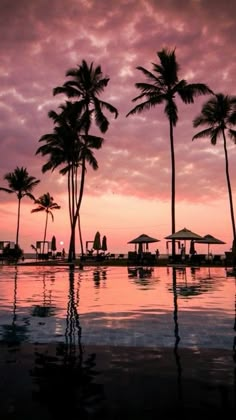
#> input picture images/foto.jpg, 236 x 420 px, found by its file name
$ python wavelet.py
#> lines starting #> are read from the running program, lines starting #| are printed output that depends on the picture
import cv2
import pywt
import numpy as np
import matplotlib.pyplot as plt

# Load gambar grayscale
img = cv2.imread('images/foto.jpg', 0)
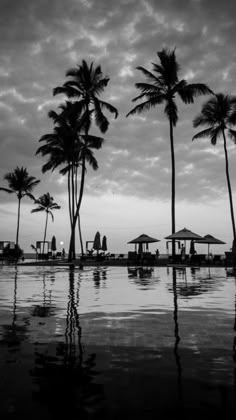
#> img: shape (420, 236); min 0, max 248, mean 96.7

if img is None:
    print("File gambar tidak ditemukan!")
    exit()

# ======================
# DWT (Wavelet Haar)
# ======================
coeffs2 = pywt.dwt2(img, 'haar')
LL, (LH, HL, HH) = coeffs2
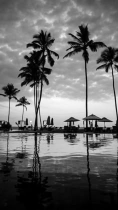
#> LL: shape (210, 118) float64; min 0, max 459.5, mean 193.4; drawn with min black and max white
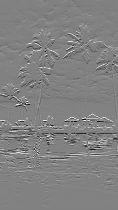
#> LH: shape (210, 118) float64; min -126.5, max 122, mean 0.1; drawn with min black and max white
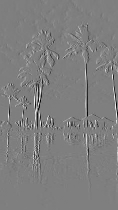
#> HL: shape (210, 118) float64; min -148, max 148.5, mean -0.1; drawn with min black and max white
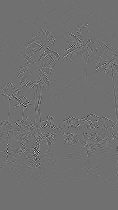
#> HH: shape (210, 118) float64; min -53.5, max 67.5, mean 0; drawn with min black and max white

# ======================
# DENOISING (threshold detail)
# ======================
threshold = 20  # bisa diatur (semakin besar = makin halus)

LH_d = pywt.threshold(LH, threshold, mode='soft')
HL_d = pywt.threshold(HL, threshold, mode='soft')
HH_d = pywt.threshold(HH, threshold, mode='soft')
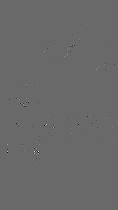
#> HH_d: shape (210, 118) float64; min -33.5, max 47.5, mean 0; drawn with min black and max white

# ======================
# Inverse DWT (balik ke gambar)
# ======================
coeffs2_denoised = (LL, (LH_d, HL_d, HH_d))
img_denoised = pywt.idwt2(coeffs2_denoised, 'haar')

# ======================
# Visualisasi
# ======================
plt.figure(figsize=(15,5))

plt.subplot(131)
plt.imshow(img, cmap='gray')
plt.title('Citra Asli')
plt.axis('off')

plt.subplot(132)
plt.imshow(LL, cmap='gray')
plt.title('LL (Aproksimasi)')
plt.axis('off')

plt.subplot(133)
plt.imshow(img_denoised, cmap='gray')
plt.title('Hasil Denoising Wavelet')
plt.axis('off')

plt.suptitle('Wavelet Denoising Multi-Resolusi (Haar)', fontsize=14)
plt.show()
